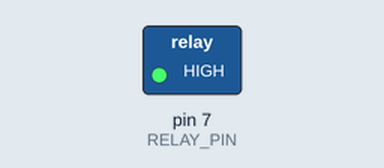
Simulated run of this sketch. Board: Arduino Uno, built with avr-gcc and run on an emulated ATmega328P. On the bench: switched loads named in the sketch (green lamp = pin HIGH). What the sketch prints to the serial monitor is not drawn.

Above: at 0.1 s.
Timing chart, 0 to 1.6 s (numbered marks = the images above):
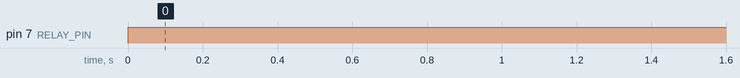

The sketch:

relay.ino
```cpp
#define RELAY_PIN 7

void setup() {
  Serial.begin(9600);
  Serial.print("Hello world!\n");

  pinMode(RELAY_PIN, OUTPUT);
}

void loop() {
  // put your main code here, to run repeatedly:
  int temperature = 0;
  bool increasingTemperature = true;

  temperature = getTemperature(temperature);
  changeRelayState(temperature, increasingTemperature);
}

/*
int getTemperature(int temperature){
  if (Serial.available() > 0) {
    char n1 = convertToNumber(Serial.read());
    char n2 = convertToNumber(Serial.read());
    char n3 = convertToNumber(Serial.read());
    convertToInt(n1, n2, n3);
    Serial.print(temperature);
    Serial.print("\n");
  }
  return temperature;
}
*/


int getTemperature(int temperature){

}

void changeRelayState(int temperature, bool increasingTemperature){
  if (increasingTemperature) {
    if (temperature > 100){
      increasingTemperature = false;
    }
    digitalWrite(RELAY_PIN, HIGH);
  }
  else {
    if (temperature < 90){
      increasingTemperature = true;
    }
    digitalWrite(RELAY_PIN, LOW);
  }
}

// convert 3 digit to a single int
int convertToInt(char hundredDigit, char tensDigit, char unitDigit){
  if (unitDigit == NULL && tensDigit == NULL){
    return hundredDigit;
  }
  else if (unitDigit == NULL) {
    return (10*hundredDigit + tensDigit);
  }
  else{
    return (100*hundredDigit + 10*tensDigit + unitDigit);
  }
}

int convertToNumber(char digit){
  return (digit - '0');
}
```

Measured:
- by itself, pin 7 (RELAY_PIN): LOW → HIGH at 0.00 s
